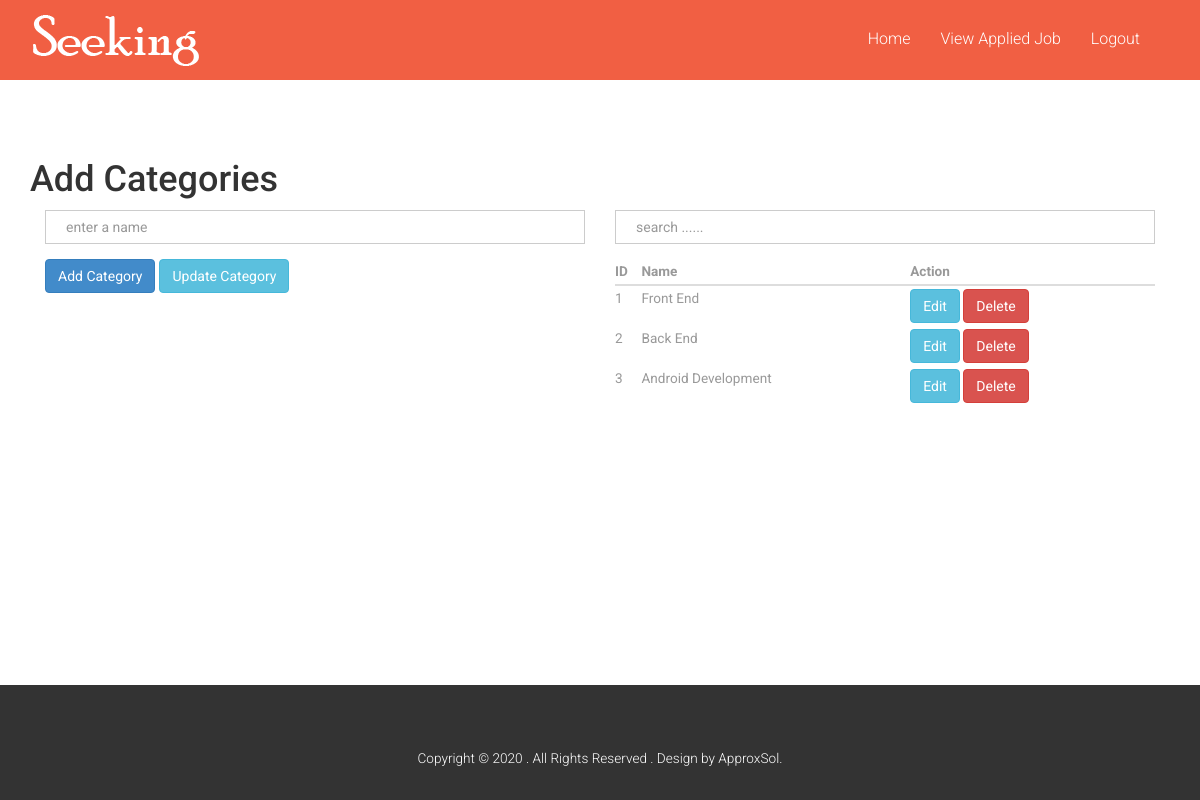
/categories.php (signed in), run on the app's committed database.
### tables this page shows
CREATE TABLE `categories` (
  `catid` int(11) NOT NULL,
  `name` varchar(50) NOT NULL
);

### categories.php (the view, shortened to what this page needs)
<!DOCTYPE html>
<html lang="en">
<head>
    <?php
    include('header_link.php');
    include('dbconnect.php');
    ?>
</head>
<body>
<?php
    include('header.php');
     $catid = $_GET['catid'];
     $sql = "select * from categories where catid='$catid'";
     $rs = mysqli_query($con,$sql);
     $catdata = mysqli_fetch_array($rs);
    ?>
    <div class="container">
      <div class="single">
      <h1>Add Categories</h1>
            <div class="col-md-6">
                 <form action="categories.php" method="post">
                   <div class="form-group">
                   <input type="text" placeholder="enter a name" name="Name" value="<?= $catdata['name'] ?>" class="form-control">
                   </div>
                    <input type="submit"  name="addcat" value="Add Category" class="btn btn-primary">
                    <input type="submit"  name="updatecat" value="Update Category" class="btn btn-info">
                 </form>
            </div>
            <div class="col-md-6">
                 <div class="form-group">
                 <input type="text" id="myinput" placeholder="search ......" class="form-control">
                 </div>
                 <table class="table">
                      <thead>
                            <tr>
                                 <th>ID</th>
                                 <th>Name</th>
                                 <th>Action</th>
                            </tr>
                      </thead>
                      <tbody id="mytable">
                           <?php
                              $sql = "select * from categories";
                              $rs = mysqli_query($con,$sql);
                              while($data = mysqli_fetch_array($rs)){
                           ?>
                                <tr>
                                      <td><?=$data['catid']?></td>
                                      <td><?=$data['name']?></td>
                                      <td>
                                           <a href="categories.php?catid=<?=$data['catid']?>" class="btn btn-info"> Edit</a>
                                           <a href="categories.php?delcatid=<?=$data['catid']?>" class="btn btn-danger"> Delete</a>
                                      </td>
                                </tr>
                           <?php
                              }
                              ?>
                      </tbody>
                 </table>
            </div>
      </div>
</div>
<br><br>
 <?php include('footer.php'); ?>
</body>
</html>

### css/style.css (style rules this page uses)
h4, h5, h6, h1, h2, h3 { margin-top: 0; }
html, body { font-family: 'Roboto', sans-serif; font-size: 100%; background:#fff; }
body a { transition:0.5s all; -webkit-transition:0.5s all; -moz-transition:0.5s all; -o-transition:0.5s all; -ms-transition:0.5s all; }
.single { padding:5em 0; }
input.form-control { box-shadow: none; background-color:#fff; padding:0 20px; border-radius:0px; }
.table>tbody>tr>td, .table>tbody>tr>th, .table>tfoot>tr>td, .table>tfoot>tr>th, .table>thead>tr>td, .table>thead>tr>th { border-top: none; padding: 3px 0; }
.table > thead > tr > th, .table > tbody > tr > th, .table > tfoot > tr > th, .table > thead > tr > td, .table > tbody > tr > td, .table > tfoot > tr > td { font-size: 0.85em; color: #999; }

### data on the page
categories: catid "1", name "Front End"
categories: catid "2", name "Back End"
categories: catid "3", name "Android Development"
